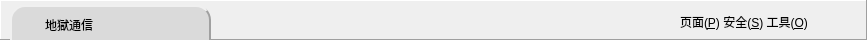
     <widget class="QFrame" name="frame_2">
      <property name="minimumSize">
       <size>
        <width>0</width>
        <height>40</height>
       </size>
      </property>
      <property name="maximumSize">
       <size>
        <width>16777215</width>
        <height>40</height>
       </size>
      </property>
      <property name="frameShape">
       <enum>QFrame::Panel</enum>
      </property>
      <property name="frameShadow">
       <enum>QFrame::Raised</enum>
      </property>
      <widget class="QFrame" name="frame_29">
       <property name="geometry">
        <rect>
         <x>10</x>
         <y>5</y>
         <width>201</width>
         <height>51</height>
        </rect>
       </property>
       <property name="styleSheet">
        <string notr="true">#frame_29{
	border-color: rgb(160, 160, 160);
	background-color: rgb(218, 218, 218);
	border-radius: 15px;
    border-style:outset;
/*边框样式 solid实线 none无边框 inset/outset 3D边框*/
    border-width:2px;
}</string>
       </property>
       <property name="frameShape">
        <enum>QFrame::NoFrame</enum>
       </property>
       <property name="frameShadow">
        <enum>QFrame::Plain</enum>
       </property>
       <widget class="QLabel" name="label_11">
        <property name="geometry">
         <rect>
          <x>35</x>
          <y>12</y>
          <width>91</width>
          <height>16</height>
         </rect>
        </property>
        <property name="text">
         <string>地獄通信</string>
        </property>
       </widget>
       <widget class="QLabel" name="label_18">
        <property name="geometry">
         <rect>
          <x>4</x>
          <y>2</y>
          <width>35</width>
          <height>35</height>
         </rect>
        </property>
        <property name="text">
         <string/>
        </property>
        <property name="pixmap">
         <pixmap resource="res.qrc">:/img/res/FI.png</pixmap>
        </property>
        <property name="scaledContents">
         <bool>true</bool>
        </property>
       </widget>
      </widget>
      <widget class="QLabel" name="label_19">
       <property name="geometry">
        <rect>
         <x>680</x>
         <y>13</y>
         <width>178</width>
         <height>17</height>
        </rect>
       </property>
       <property name="text">
        <string>&lt;html&gt;&lt;head/&gt;&lt;body&gt;&lt;p&gt;页面(&lt;span style=&quot; text-decoration: underline;&quot;&gt;P&lt;/span&gt;)   安全(&lt;span style=&quot; text-decoration: underline;&quot;&gt;S&lt;/span&gt;)   工具(&lt;span style=&quot; text-decoration: underline;&quot;&gt;O&lt;/span&gt;)&lt;/p&gt;&lt;/body&gt;&lt;/html&gt;</string>
       </property>
      </widget>
     </widget>
